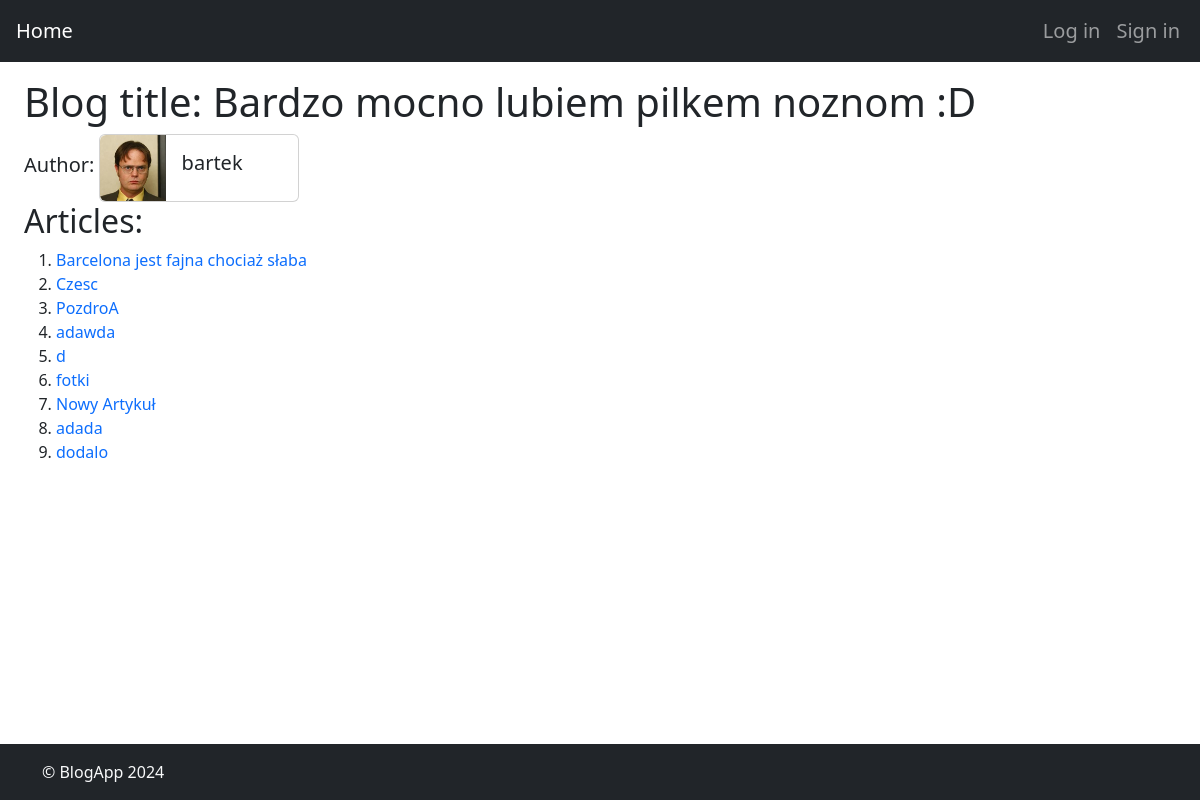
The page /blogs/1/ on the database as committed earlier.
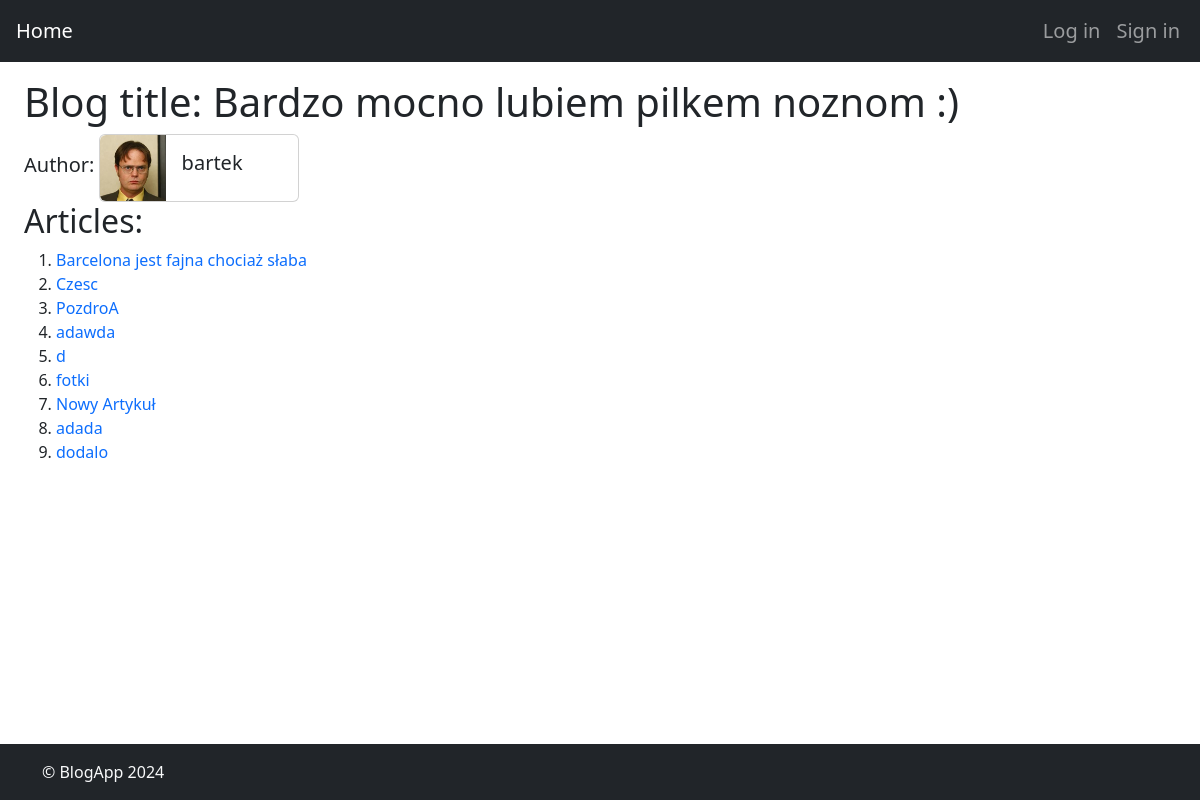
The same page on the database as committed later.
### blogApp/models.py (models this page shows, shortened)
class Blog(models.Model):
    title = models.CharField(max_length=100)
    author = models.ForeignKey(CustomUser, on_delete=models.CASCADE)

class CustomUser(AbstractUser):
    avatar = models.ImageField(upload_to='avatars/', blank=True, null=True)
    isAdmin = models.BooleanField(default=False)

### blogApp/views.py (the view)
# urls.py: path('blogs/<int:blog_id>/', views.blog_detail, name='blog_detail'),
def blog_detail(request, blog_id):
    blog = get_object_or_404(Blog, pk=blog_id)
    logger.info(f'Displaying details of a blog {blog_id}')
    articles = Article.objects.filter(blog=blog)
    author_avatar = blog.author.avatar  # Pobieramy avatar autora bloga
    return render(request, 'blogs/blog_detail.html', {'blog': blog, 'articles': articles, 'author_avatar': author_avatar})

### blogApp/templates/blogs/blog_detail.html (shortened to what this page needs)
{% extends 'base.html' %}
{% block content %}
<div class="ms-2 mt-2">
    <div class="d-flex align-items-center w-100">
        <h1 class="text-center">Blog title: {{ blog.title }}</h1>
    </div>
    <h5 class="d-inline">Author:</h2>
        <div class="card d-inline-block" style="max-width: 200px; min-width: 150px;">
            <div class="row g-0">
                {% if author_avatar %}
                <div class="col-md-4">
                    <img src="{{ author_avatar.url }}" class="img-fluid rounded-start h-100" alt="User avatar">
                </div>
                {% endif %}
                <div class="col-md-8">
                    <div class="card-body">
                        <h5 class="card-text">{{ blog.author.username }}</h5>
                    </div>
                </div>
            </div>
        </div>
        <h2>Articles:</h2>
        <ol>
            {% for article in articles %}
            <li><a href="{% url 'article_detail' blog_id=blog.id article_id=article.id %}">{{ article.title }}</a></li>
            {% endfor %}
        </ol>
</div>
{% endblock %}

Rows that differ between the two databases and show on the page:
changed Blog "bartek": title "Bardzo mocno lubiem pilkem noznom :D" → "Bardzo mocno lubiem pilkem noznom :)"
